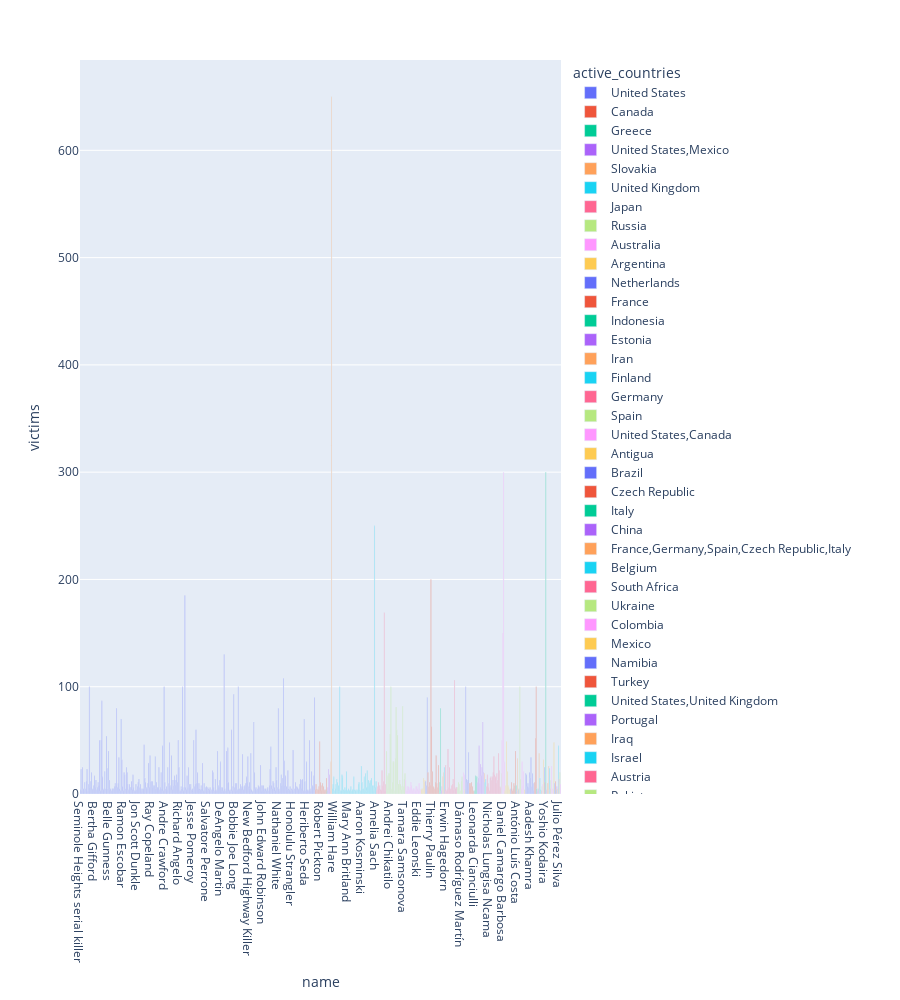

The code cell stored with this chart in its notebook:
### Code cell
px.bar(serial_killer,  y = 'victims', x = 'name', color = 'active_countries', height = 1000)

### Figure 1 — Plotly figure (JSON) as saved in the notebook; plotly's stock layout.template omitted (floating-point values rounded to 4 significant figures; data arrays with more than 128 entries replaced by an {"elided": "..."} marker saying what was removed)
{"data": [{"alignmentgroup": "True", "hoverlabel": {"namelength": 0}, "hovertemplate": "active_countries=United States<br>name=%{x}<br>victims=%{y}", "legendgroup": "United States", "marker": {"color": "#636efa"}, "name": "United States", "offsetgroup": "United States", "orientation": "v", "showlegend": true, "textposition": "auto", "type": "bar", "x": {"elided": "317 str values"}, "xaxis": "x", "y": {"elided": "317 int values"}, "yaxis": "y"}, {"alignmentgroup": "True", "hoverlabel": {"namelength": 0}, "hovertemplate": "active_countries=Canada<br>name=%{x}<br>victims=%{y}", "legendgroup": "Canada", "marker": {"color": "#EF553B"}, "name": "Canada", "offsetgroup": "Canada", "orientation": "v", "showlegend": true, "textposition": "auto", "type": "bar", "x": ["Léopold Dion", "William Patrick Fyfe", "Paul Bernardo", "John Martin Crawford", "Wayne Boden", "Russell Johnson", "Robert Pickton", "Clifford Olson", "Dellen Millard", "Bruce McArthur", "Gilbert Paul Jordan", "Allan Legere", "Cody Legebokoff", "Karla Homolka", "Peter Woodcock", "Elizabeth Wettlaufer"], "xaxis": "x", "y": [4, 9, 5, 4, 4, 7, 49, 11, 3, 8, 10, 7, 4, 3, 4, 15], "yaxis": "y"}, {"alignmentgroup": "True", "hoverlabel": {"namelength": 0}, "hovertemplate": "active_countries=Greece<br>name=%{x}<br>victims=%{y}", "legendgroup": "Greece", "marker": {"color": "#00cc96"}, "name": "Greece", "offsetgroup": "Greece", "orientation": "v", "showlegend": true, "textposition": "auto", "type": "bar", "x": ["Antonis Daglis"], "xaxis": "x", "y": [3], "yaxis": "y"}, {"alignmentgroup": "True", "hoverlabel": {"namelength": 0}, "hovertemplate": "active_countries=United States,Mexico<br>name=%{x}<br>victims=%{y}", "legendgroup": "United States,Mexico", "marker": {"color": "#ab63fa"}, "name": "United States,Mexico", "offsetgroup": "United States,Mexico", "orientation": "v", "showlegend": true, "textposition": "auto", "type": "bar", "x": ["Ricardo Caputo", "Adolfo Constanzo", "Ángel Maturino Reséndiz", "Sharon Kinne"], "xaxis": "x", "y": [6, 23, 18, 3], "yaxis": "y"}, {"alignmentgroup": "True", "hoverlabel": {"namelength": 0}, "hovertemplate": "active_countries=Slovakia<br>name=%{x}<br>victims=%{y}", "legendgroup": "Slovakia", "marker": {"color": "#FFA15A"}, "name": "Slovakia", "offsetgroup": "Slovakia", "orientation": "v", "showlegend": true, "textposition": "auto", "type": "bar", "x": ["Matej Curko", "Elizabeth Báthory"], "xaxis": "x", "y": [30, 650], "yaxis": "y"}, {"alignmentgroup": "True", "hoverlabel": {"namelength": 0}, "hovertemplate": "active_countries=United Kingdom<br>name=%{x}<br>victims=%{y}", "legendgroup": "United Kingdom", "marker": {"color": "#19d3f3"}, "name": "United Kingdom", "offsetgroup": "United Kingdom", "orientation": "v", "showlegend": true, "textposition": "auto", "type": "bar", "x": ["Steven Grieveson", "Anthony Hardy", "William Hare", "Trevor Hardy", "Archibald Hall", "John George Haigh", "Bradford murders", "Kenneth Erskine", "John Christie", "George Chapman", "Amelia Dyer", "Martin Dumollard", "John Duffy", "Robert Black", "Burke and Hare murders", "John Cooper", "Levi Bellfield", "Gordon Cummins", "Dale Cregan", "Mary Ann Cotton", "Peter Bryan", "Mary Ann Britland", "Ian Brady", "Joanna Dennehy", "Beverley Allitt", "Stephen Akinmurele", "Bible John", "Stephen Port", "Colin Norris", "Dennis Nilsen", "Donald Neilson", "Robert Napper", "Robert Maudsley", "John Duffy and David Mulcahy", "Peter Moore", "Peter Manuel", "Patrick Mackay", "Michael Lupo", "Robin Ligus", "Bruce George Peter Lee", "Aaron Kosminski", "Colin Ireland", "Myra Hindley", "Jack the Ripper", "George Joseph Smith", "Margaret Waters", "Graham Young", "Steve Wright", "Graham Young", "Catherine Wilson", "Fred West", "Rosemary West", "Annie Walters", "Peter Tobin", "Peter Sutcliffe", "Jack the Stripper", "John Straffen", "Angus Sinclair", "Harold Shipman", "Fredrick Demond Scott", "Amelia Sach"], "xaxis": "x", "y": [5, 9, 16, 3, 5, 9, 14, 11, 8, 3, 100, 3, 3, 18, 16, 4, 3, 6, 4, 21, 3, 3, 5, 3, 4, 7, 3, 4, 4, 16, 4, 3, 4, 3, 4, 9, 11, 4, 3, 26, 11, 5, 5, 16, 3, 19, 3, 22, 3, 7, 13, 10, 12, 13, 15, 8, 3, 8, 250, 6, 12], "yaxis": "y"}, {"alignmentgroup": "True", "hoverlabel": {"namelength": 0}, "hovertemplate": "active_countries=Japan<br>name=%{x}<br>victims=%{y}", "legendgroup": "Japan", "marker": {"color": "#FF6692"}, "name": "Japan", "offsetgroup": "Japan", "orientation": "v", "showlegend": true, "textposition": "auto", "type": "bar", "x": ["Hiroaki Hidaka", "Sataro Fukiage", "Seisaku Nakamura", "Akira Nishiguchi", "Kiyoshi Ōkubo", "Tsutomu Miyazaki", "Hiroshi Maeue", "Kiyotaka Katsuta", "Genzo Kurita", "Paraquat murders", "Miyuki Ishikawa", "Yukio Yamaji", "Zama Suicide Pact Slayings"], "xaxis": "x", "y": [4, 7, 11, 5, 8, 4, 3, 22, 8, 12, 169, 3, 9], "yaxis": "y"}, {"alignmentgroup": "True", "hoverlabel": {"namelength": 0}, "hovertemplate": "active_countries=Russia<br>name=%{x}<br>victims=%{y}", "legendgroup": "Russia", "marker": {"color": "#B6E880"}, "name": "Russia", "offsetgroup": "Russia", "orientation": "v", "showlegend": true, "textposition": "auto", "type": "bar", "x": ["Sergey Golovkin", "Boris Gusakov", "Irina Gaidamachuk", "Vadim Ershov", "Novosibirsk Serial Killer", "Andrei Chikatilo", "Nikolai Dzhumagaliev", "Anatoly Biryukov", "Alexander Bychkov", "Natalia Baksheev", "Dmitry Baksheev", "Valery Asratyan", "Vasili Komaroff", "Mikhail Popkov", "Alexander Pichushkin", "Gennady Mikhasevich", "Vladimir Mukhankin", "Sergei Martynov", "Vasiliy Kulik", "Anatoly Utkin", "Alexander Tchayka", "Aleksey Sukletin", "Alexander Spesivtsev", "Anatoly Slivko", "Tamara Samsonova", "Sergei Ryakhovsky"], "xaxis": "x", "y": [40, 5, 17, 19, 19, 56, 100, 5, 11, 30, 30, 3, 33, 81, 60, 55, 9, 9, 13, 9, 4, 7, 82, 7, 14, 19], "yaxis": "y"}, {"alignmentgroup": "True", "hoverlabel": {"namelength": 0}, "hovertemplate": "active_countries=Australia<br>name=%{x}<br>victims=%{y}", "legendgroup": "Australia", "marker": {"color": "#FF97FF"}, "name": "Australia", "offsetgroup": "Australia", "orientation": "v", "showlegend": true, "textposition": "auto", "type": "bar", "x": ["John Wayne Glover", "Matthew James Harris", "Paul Steven Haigh", "Caroline Grills", "Leonard Fraser", "Kathleen Folbigg", "Peter Dupas", "John Bunting", "Eric Edgar Cooke", "Gregory Brazel", "Paula Denyer", "Bandali Debs", "Claremont serial murders", "Martha Rendell", "Truro murders", "Ivan Milat", "William MacDonald", "Eddie Leonski", "Robert Wagner", "James Vlassakis", "Arnold Sodeman"], "xaxis": "x", "y": [13, 3, 7, 4, 7, 4, 6, 11, 8, 3, 5, 5, 3, 3, 7, 7, 5, 3, 10, 4, 4], "yaxis": "y"}, {"alignmentgroup": "True", "hoverlabel": {"namelength": 0}, "hovertemplate": "active_countries=Argentina<br>name=%{x}<br>victims=%{y}", "legendgroup": "Argentina", "marker": {"color": "#FECB52"}, "name": "Argentina", "offsetgroup": "Argentina", "orientation": "v", "showlegend": true, "textposition": "auto", "type": "bar", "x": ["Cayetano Santos Godino", "Walter Di Giusti", "Cayetano Domingo Grossi", "Florencio Fernández", "Robledo Puch", "Francisco Antonio Laureana"], "xaxis": "x", "y": [4, 5, 5, 15, 11, 13], "yaxis": "y"}, {"alignmentgroup": "True", "hoverlabel": {"namelength": 0}, "hovertemplate": "active_countries=Netherlands<br>name=%{x}<br>victims=%{y}", "legendgroup": "Netherlands", "marker": {"color": "#636efa"}, "name": "Netherlands", "offsetgroup": "Netherlands", "orientation": "v", "showlegend": true, "textposition": "auto", "type": "bar", "x": ["Koos Hertogs", "Willem van Eijk", "Maria Swanenburg"], "xaxis": "x", "y": [12, 8, 90], "yaxis": "y"}, {"alignmentgroup": "True", "hoverlabel": {"namelength": 0}, "hovertemplate": "active_countries=France<br>name=%{x}<br>victims=%{y}", "legendgroup": "France", "marker": {"color": "#EF553B"}, "name": "France", "offsetgroup": "France", "orientation": "v", "showlegend": true, "textposition": "auto", "type": "bar", "x": ["Francis Heaulme", "Guy Georges", "Michel Fourniret", "Pierre Chanal", "Gilles de Rais", "Marcel Petiot", "Thierry Paulin", "Émile Louis", "Celine Lesage", "Claude Lastennet", "Henri Désiré Landru", "Hélène Jégado", "Jeanne Weber", "Eugen Weidmann", "Joseph Vacher", "Issei Sagawa"], "xaxis": "x", "y": [20, 7, 11, 8, 200, 63, 21, 7, 6, 5, 11, 36, 10, 6, 27, 1], "yaxis": "y"}, {"alignmentgroup": "True", "hoverlabel": {"namelength": 0}, "hovertemplate": "active_countries=Indonesia<br>name=%{x}<br>victims=%{y}", "legendgroup": "Indonesia", "marker": {"color": "#00cc96"}, "name": "Indonesia", "offsetgroup": "Indonesia", "orientation": "v", "showlegend": true, "textposition": "auto", "type": "bar", "x": ["Verry Idham Henyansyah", "Ahmad Suradji"], "xaxis": "x", "y": [11, 80], "yaxis": "y"}, {"alignmentgroup": "True", "hoverlabel": {"namelength": 0}, "hovertemplate": "active_countries=Estonia<br>name=%{x}<br>victims=%{y}", "legendgroup": "Estonia", "marker": {"color": "#ab63fa"}, "name": "Estonia", "offsetgroup": "Estonia", "orientation": "v", "showlegend": true, "textposition": "auto", "type": "bar", "x": ["Johannes-Andreas Hanni", "Aleksandr Rubel"], "xaxis": "x", "y": [3, 7], "yaxis": "y"}, {"alignmentgroup": "True", "hoverlabel": {"namelength": 0}, "hovertemplate": "active_countries=Iran<br>name=%{x}<br>victims=%{y}", "legendgroup": "Iran", "marker": {"color": "#FFA15A"}, "name": "Iran", "offsetgroup": "Iran", "orientation": "v", "showlegend": true, "textposition": "auto", "type": "bar", "x": ["Saeed Hanaei", "Mohammed Bijeh"], "xaxis": "x", "y": [16, 20], "yaxis": "y"}, {"alignmentgroup": "True", "hoverlabel": {"namelength": 0}, "hovertemplate": "active_countries=Finland<br>name=%{x}<br>victims=%{y}", "legendgroup": "Finland", "marker": {"color": "#19d3f3"}, "name": "Finland", "offsetgroup": "Finland", "orientation": "v", "showlegend": true, "textposition": "auto", "type": "bar", "x": ["Matti Haapoja"], "xaxis": "x", "y": [25], "yaxis": "y"}, {"alignmentgroup": "True", "hoverlabel": {"namelength": 0}, "hovertemplate": "active_countries=Germany<br>name=%{x}<br>victims=%{y}", "legendgroup": "Germany", "marker": {"color": "#FF6692"}, "name": "Germany", "offsetgroup": "Germany", "orientation": "v", "showlegend": true, "textposition": "auto", "type": "bar", "x": ["Frank Gust", "Fritz Haarmann", "Erwin Hagedorn", "Jürgen Bartsch", "Karl Denke", "Norbert Poehlke", "Rudolf Pleil", "Heinrich Pommerenke", "Martin Ney", "Paul Ogorzow", "Peter Kürten", "Joachim Kroll", "Fritz Honka", "Niels Högel", "Elisabeth Wiese", "Friedrich Schumann", "Wolfgang Schmidt"], "xaxis": "x", "y": [4, 27, 3, 4, 42, 6, 25, 4, 5, 8, 9, 14, 4, 106, 5, 6, 6], "yaxis": "y"}, {"alignmentgroup": "True", "hoverlabel": {"namelength": 0}, "hovertemplate": "active_countries=Spain<br>name=%{x}<br>victims=%{y}", "legendgroup": "Spain", "marker": {"color": "#B6E880"}, "name": "Spain", "offsetgroup": "Spain", "orientation": "v", "showlegend": true, "textposition": "auto", "type": "bar", "x": ["Juan Díaz de Garayo", "Francisco García Escalero", "Gilberto Chamba", "Francisca Ballesteros", "Dámaso Rodríguez Martín", "Enriqueta Martí", "Jose Antonio Rodriguez Vega", "Gustavo Romero Tercero"], "xaxis": "x", "y": [6, 11, 9, 3, 3, 12, 16, 3], "yaxis": "y"}, {"alignmentgroup": "True", "hoverlabel": {"namelength": 0}, "hovertemplate": "active_countries=United States,Canada<br>name=%{x}<br>victims=%{y}", "legendgroup": "United States,Canada", "marker": {"color": "#FF97FF"}, "name": "United States,Canada", "offsetgroup": "United States,Canada", "orientation": "v", "showlegend": true, "textposition": "auto", "type": "bar", "x": ["Bobby Jack Fowler", "Michael Wayne McGray"], "xaxis": "x", "y": [20, 18], "yaxis": "y"}, {"alignmentgroup": "True", "hoverlabel": {"namelength": 0}, "hovertemplate": "active_countries=Antigua<br>name=%{x}<br>victims=%{y}", "legendgroup": "Antigua", "marker": {"color": "#FECB52"}, "name": "Antigua", "offsetgroup": "Antigua", "orientation": "v", "showlegend": true, "textposition": "auto", "type": "bar", "x": ["Delano Forbes"], "xaxis": "x", "y": [4], "yaxis": "y"}, {"alignmentgroup": "True", "hoverlabel": {"namelength": 0}, "hovertemplate": "active_countries=Brazil<br>name=%{x}<br>victims=%{y}", "legendgroup": "Brazil", "marker": {"color": "#636efa"}, "name": "Brazil", "offsetgroup": "Brazil", "orientation": "v", "showlegend": true, "textposition": "auto", "type": "bar", "x": ["Pedro Rodrigues Filho", "Marcelo Andrade", "Francisco de Assis Pereira", "Paturis Park murders", "Thiago Henrique Gomes da Rocha"], "xaxis": "x", "y": [100, 14, 11, 13, 39], "yaxis": "y"}, {"alignmentgroup": "True", "hoverlabel": {"namelength": 0}, "hovertemplate": "active_countries=Czech Republic<br>name=%{x}<br>victims=%{y}", "legendgroup": "Czech Republic", "marker": {"color": "#EF553B"}, "name": "Czech Republic", "offsetgroup": "Czech Republic", "orientation": "v", "showlegend": true, "textposition": "auto", "type": "bar", "x": ["Marie Fikáčková", "Hubert Pilčík", "Václav Mrázek", "Martin Lecián", "Ladislav Hojer", "Jiri Straka", "Miroslav Stehlik"], "xaxis": "x", "y": [10, 10, 7, 11, 7, 3, 2], "yaxis": "y"}, {"alignmentgroup": "True", "hoverlabel": {"namelength": 0}, "hovertemplate": "active_countries=Italy<br>name=%{x}<br>victims=%{y}", "legendgroup": "Italy", "marker": {"color": "#00cc96"}, "name": "Italy", "offsetgroup": "Italy", "orientation": "v", "showlegend": true, "textposition": "auto", "type": "bar", "x": ["Leonarda Cianciulli", "Donato Bilancia", "Pietro Pacciani", "Monster of Udine"], "xaxis": "x", "y": [3, 17, 16, 16], "yaxis": "y"}, {"alignmentgroup": "True", "hoverlabel": {"namelength": 0}, "hovertemplate": "active_countries=China<br>name=%{x}<br>victims=%{y}", "legendgroup": "China", "marker": {"color": "#ab63fa"}, "name": "China", "offsetgroup": "China", "orientation": "v", "showlegend": true, "textposition": "auto", "type": "bar", "x": ["Gao Chengyong", "Bai Baoshan", "Wang Qiang", "Zhou Kehua", "Zhang Jun", "Zhang Yongming", "Huang Yong", "Yang Xinhai", "Gong Runbo"], "xaxis": "x", "y": [11, 15, 45, 10, 28, 17, 25, 67, 20], "yaxis": "y"}, {"alignmentgroup": "True", "hoverlabel": {"namelength": 0}, "hovertemplate": "active_countries=France,Germany,Spain,Czech Republic,Italy<br>name=%{x}<br>victims=%{y}", "legendgroup": "France,Germany,Spain,Czech Republic,Italy", "marker": {"color": "#FFA15A"}, "name": "France,Germany,Spain,Czech Republic,Italy", "offsetgroup": "France,Germany,Spain,Czech Republic,Italy", "orientation": "v", "showlegend": true, "textposition": "auto", "type": "bar", "x": ["Volker Eckert"], "xaxis": "x", "y": [19], "yaxis": "y"}, {"alignmentgroup": "True", "hoverlabel": {"namelength": 0}, "hovertemplate": "active_countries=Belgium<br>name=%{x}<br>victims=%{y}", "legendgroup": "Belgium", "marker": {"color": "#19d3f3"}, "name": "Belgium", "offsetgroup": "Belgium", "orientation": "v", "showlegend": true, "textposition": "auto", "type": "bar", "x": ["Marc Dutroux", "András Pándy"], "xaxis": "x", "y": [11, 14], "yaxis": "y"}, {"alignmentgroup": "True", "hoverlabel": {"namelength": 0}, "hovertemplate": "active_countries=South Africa<br>name=%{x}<br>victims=%{y}", "legendgroup": "South Africa", "marker": {"color": "#FF6692"}, "name": "South Africa", "offsetgroup": "South Africa", "orientation": "v", "showlegend": true, "textposition": "auto", "type": "bar", "x": ["Sibusiso Duma", "Asande Baninzi", "David Randitsheni", "Nicholas Lungisa Ncama", "Daisy de Melker", "Elifasi Msomi", "Jack Mogale", "Johannes Mashiane", "Jimmy Maketta", "Bulelani Mabhayi", "Cedric Maake", "Christopher Mhlengwa Zikode", "Elias Xitavhudzi", "Stewart Wilken", "Sipho Thwala", "Thozamile Taki", "Moses Sithole", "Norman Afzal Simons", "Samuel Sidyno", "Khangayi Sedumedi"], "xaxis": "x", "y": [7, 18, 10, 6, 3, 15, 16, 13, 16, 20, 35, 18, 16, 10, 19, 13, 38, 22, 7, 6], "yaxis": "y"}, {"alignmentgroup": "True", "hoverlabel": {"namelength": 0}, "hovertemplate": "active_countries=Ukraine<br>name=%{x}<br>victims=%{y}", "legendgroup": "Ukraine", "marker": {"color": "#B6E880"}, "name": "Ukraine", "offsetgroup": "Ukraine", "orientation": "v", "showlegend": true, "textposition": "auto", "type": "bar", "x": ["Sergei Dovzhenko"], "xaxis": "x", "y": [19], "yaxis": "y"}, {"alignmentgroup": "True", "hoverlabel": {"namelength": 0}, "hovertemplate": "active_countries=Colombia<br>name=%{x}<br>victims=%{y}", "legendgroup": "Colombia", "marker": {"color": "#FF97FF"}, "name": "Colombia", "offsetgroup": "Colombia", "orientation": "v", "showlegend": true, "textposition": "auto", "type": "bar", "x": ["Manuel Octavio Bermúdez Estrada", "Daniel Camargo Barbosa", "Luis Garavito", "Luis Gregorio Ramírez Maestre"], "xaxis": "x", "y": [50, 150, 300, 30], "yaxis": "y"}, {"alignmentgroup": "True", "hoverlabel": {"namelength": 0}, "hovertemplate": "active_countries=Mexico<br>name=%{x}<br>victims=%{y}", "legendgroup": "Mexico", "marker": {"color": "#FECB52"}, "name": "Mexico", "offsetgroup": "Mexico", "orientation": "v", "showlegend": true, "textposition": "auto", "type": "bar", "x": ["Mario Alberto Sulú Canché", "José Luis Calva", "Juana Barraza", "Francisco Guerrero", "Daniel Audiel López Martínez", "Filiberto Hernández Martínez", "Raúl Osiel Marroquín Reyes", "Gabriel Garza Hoth"], "xaxis": "x", "y": [3, 8, 49, 21, 8, 6, 4, 3], "yaxis": "y"}, {"alignmentgroup": "True", "hoverlabel": {"namelength": 0}, "hovertemplate": "active_countries=Namibia<br>name=%{x}<br>victims=%{y}", "legendgroup": "Namibia", "marker": {"color": "#636efa"}, "name": "Namibia", "offsetgroup": "Namibia", "orientation": "v", "showlegend": true, "textposition": "auto", "type": "bar", "x": ["B1-Butcher"], "xaxis": "x", "y": [5], "yaxis": "y"}, {"alignmentgroup": "True", "hoverlabel": {"namelength": 0}, "hovertemplate": "active_countries=Turkey<br>name=%{x}<br>victims=%{y}", "legendgroup": "Turkey", "marker": {"color": "#EF553B"}, "name": "Turkey", "offsetgroup": "Turkey", "orientation": "v", "showlegend": true, "textposition": "auto", "type": "bar", "x": ["Adnan Çolak", "Özgür Dengiz", "Süleyman Aktaş", "Ali Kaya", "Hamdi Kayapınar", "Yavuz Yapıcıoğlu"], "xaxis": "x", "y": [11, 3, 5, 10, 8, 40], "yaxis": "y"}, {"alignmentgroup": "True", "hoverlabel": {"namelength": 0}, "hovertemplate": "active_countries=United States,United Kingdom<br>name=%{x}<br>victims=%{y}", "legendgroup": "United States,United Kingdom", "marker": {"color": "#00cc96"}, "name": "United States,United Kingdom", "offsetgroup": "United States,United Kingdom", "orientation": "v", "showlegend": true, "textposition": "auto", "type": "bar", "x": ["Thomas Neill Cream"], "xaxis": "x", "y": [8], "yaxis": "y"}, {"alignmentgroup": "True", "hoverlabel": {"namelength": 0}, "hovertemplate": "active_countries=Portugal<br>name=%{x}<br>victims=%{y}", "legendgroup": "Portugal", "marker": {"color": "#ab63fa"}, "name": "Portugal", "offsetgroup": "Portugal", "orientation": "v", "showlegend": true, "textposition": "auto", "type": "bar", "x": ["António Luís Costa"], "xaxis": "x", "y": [3], "yaxis": "y"}, {"alignmentgroup": "True", "hoverlabel": {"namelength": 0}, "hovertemplate": "active_countries=Iraq<br>name=%{x}<br>victims=%{y}", "legendgroup": "Iraq", "marker": {"color": "#FFA15A"}, "name": "Iraq", "offsetgroup": "Iraq", "orientation": "v", "showlegend": true, "textposition": "auto", "type": "bar", "x": ["Asghar the Murderer"], "xaxis": "x", "y": [33], "yaxis": "y"}, {"alignmentgroup": "True", "hoverlabel": {"namelength": 0}, "hovertemplate": "active_countries=Israel<br>name=%{x}<br>victims=%{y}", "legendgroup": "Israel", "marker": {"color": "#19d3f3"}, "name": "Israel", "offsetgroup": "Israel", "orientation": "v", "showlegend": true, "textposition": "auto", "type": "bar", "x": ["Nicolai Bonner"], "xaxis": "x", "y": [4], "yaxis": "y"}, {"alignmentgroup": "True", "hoverlabel": {"namelength": 0}, "hovertemplate": "active_countries=Austria<br>name=%{x}<br>victims=%{y}", "legendgroup": "Austria", "marker": {"color": "#FF6692"}, "name": "Austria", "offsetgroup": "Austria", "orientation": "v", "showlegend": true, "textposition": "auto", "type": "bar", "x": ["Elfriede Blauensteiner"], "xaxis": "x", "y": [5], "yaxis": "y"}, {"alignmentgroup": "True", "hoverlabel": {"namelength": 0}, "hovertemplate": "active_countries=Pakistan<br>name=%{x}<br>victims=%{y}", "legendgroup": "Pakistan", "marker": {"color": "#B6E880"}, "name": "Pakistan", "offsetgroup": "Pakistan", "orientation": "v", "showlegend": true, "textposition": "auto", "type": "bar", "x": ["Javed Iqbal", "Amir Qayyum"], "xaxis": "x", "y": [100, 14], "yaxis": "y"}, {"alignmentgroup": "True", "hoverlabel": {"namelength": 0}, "hovertemplate": "active_countries=Poland<br>name=%{x}<br>victims=%{y}", "legendgroup": "Poland", "marker": {"color": "#FF97FF"}, "name": "Poland", "offsetgroup": "Poland", "orientation": "v", "showlegend": true, "textposition": "auto", "type": "bar", "x": ["Joachim Knychała", "Władysław Mazurkiewicz", "Stanisław Modzelewski", "Zdzisław Marchwicki"], "xaxis": "x", "y": [5, 30, 8, 21], "yaxis": "y"}, {"alignmentgroup": "True", "hoverlabel": {"namelength": 0}, "hovertemplate": "active_countries=Hong Kong<br>name=%{x}<br>victims=%{y}", "legendgroup": "Hong Kong", "marker": {"color": "#FECB52"}, "name": "Hong Kong", "offsetgroup": "Hong Kong", "orientation": "v", "showlegend": true, "textposition": "auto", "type": "bar", "x": ["Lam Kor-wan", "Lam Kwok-wai"], "xaxis": "x", "y": [4, 3], "yaxis": "y"}, {"alignmentgroup": "True", "hoverlabel": {"namelength": 0}, "hovertemplate": "active_countries=India<br>name=%{x}<br>victims=%{y}", "legendgroup": "India", "marker": {"color": "#636efa"}, "name": "India", "offsetgroup": "India", "orientation": "v", "showlegend": true, "textposition": "auto", "type": "bar", "x": ["Noida serial murders", "Umesh Reddy", "Motta Navas", "Kaluwa Patel", "KD Kempamma", "Mohan Kumar", "Sunil Kumar", "Aadesh Khamra", "Ripper Jayanandan", "M. Jaishankar", "Akku Yadav", "Satish"], "xaxis": "x", "y": [19, 18, 7, 10, 6, 20, 15, 34, 7, 19, 3, 10], "yaxis": "y"}, {"alignmentgroup": "True", "hoverlabel": {"namelength": 0}, "hovertemplate": "active_countries=Russia,Ukraine<br>name=%{x}<br>victims=%{y}", "legendgroup": "Russia,Ukraine", "marker": {"color": "#EF553B"}, "name": "Russia,Ukraine", "offsetgroup": "Russia,Ukraine", "orientation": "v", "showlegend": true, "textposition": "auto", "type": "bar", "x": ["Bakhtiyor Matyakubov", "Anatoly Onoprienko", "Serhiy Tkach"], "xaxis": "x", "y": [11, 52, 100], "yaxis": "y"}, {"alignmentgroup": "True", "hoverlabel": {"namelength": 0}, "hovertemplate": "active_countries=Croatia<br>name=%{x}<br>victims=%{y}", "legendgroup": "Croatia", "marker": {"color": "#00cc96"}, "name": "Croatia", "offsetgroup": "Croatia", "orientation": "v", "showlegend": true, "textposition": "auto", "type": "bar", "x": ["Vinko Pintarić"], "xaxis": "x", "y": [5], "yaxis": "y"}, {"alignmentgroup": "True", "hoverlabel": {"namelength": 0}, "hovertemplate": "active_countries=Slovenia<br>name=%{x}<br>victims=%{y}", "legendgroup": "Slovenia", "marker": {"color": "#ab63fa"}, "name": "Slovenia", "offsetgroup": "Slovenia", "orientation": "v", "showlegend": true, "textposition": "auto", "type": "bar", "x": ["Silvo Plut", "Metod Trobec"], "xaxis": "x", "y": [3, 5], "yaxis": "y"}, {"alignmentgroup": "True", "hoverlabel": {"namelength": 0}, "hovertemplate": "active_countries=Latvia<br>name=%{x}<br>victims=%{y}", "legendgroup": "Latvia", "marker": {"color": "#FFA15A"}, "name": "Latvia", "offsetgroup": "Latvia", "orientation": "v", "showlegend": true, "textposition": "auto", "type": "bar", "x": ["Kaspars Petrovs"], "xaxis": "x", "y": [38], "yaxis": "y"}, {"alignmentgroup": "True", "hoverlabel": {"namelength": 0}, "hovertemplate": "active_countries=Denmark<br>name=%{x}<br>victims=%{y}", "legendgroup": "Denmark", "marker": {"color": "#19d3f3"}, "name": "Denmark", "offsetgroup": "Denmark", "orientation": "v", "showlegend": true, "textposition": "auto", "type": "bar", "x": ["Dagmar Overbye", "Peter Lundin"], "xaxis": "x", "y": [15, 4], "yaxis": "y"}, {"alignmentgroup": "True", "hoverlabel": {"namelength": 0}, "hovertemplate": "active_countries=Thailand<br>name=%{x}<br>victims=%{y}", "legendgroup": "Thailand", "marker": {"color": "#FF6692"}, "name": "Thailand", "offsetgroup": "Thailand", "orientation": "v", "showlegend": true, "textposition": "auto", "type": "bar", "x": ["Apichai Ongwisit"], "xaxis": "x", "y": [3], "yaxis": "y"}, {"alignmentgroup": "True", "hoverlabel": {"namelength": 0}, "hovertemplate": "active_countries=Cyprus<br>name=%{x}<br>victims=%{y}", "legendgroup": "Cyprus", "marker": {"color": "#B6E880"}, "name": "Cyprus", "offsetgroup": "Cyprus", "orientation": "v", "showlegend": true, "textposition": "auto", "type": "bar", "x": ["Nikos Metaxas"], "xaxis": "x", "y": [7], "yaxis": "y"}, {"alignmentgroup": "True", "hoverlabel": {"namelength": 0}, "hovertemplate": "active_countries=United States,Germany<br>name=%{x}<br>victims=%{y}", "legendgroup": "United States,Germany", "marker": {"color": "#FF97FF"}, "name": "United States,Germany", "offsetgroup": "United States,Germany", "orientation": "v", "showlegend": true, "textposition": "auto", "type": "bar", "x": ["David Edward Maust"], "xaxis": "x", "y": [9], "yaxis": "y"}, {"alignmentgroup": "True", "hoverlabel": {"namelength": 0}, "hovertemplate": "active_countries=Egypt<br>name=%{x}<br>victims=%{y}", "legendgroup": "Egypt", "marker": {"color": "#FECB52"}, "name": "Egypt", "offsetgroup": "Egypt", "orientation": "v", "showlegend": true, "textposition": "auto", "type": "bar", "x": ["Ramadan Abdel Rehim Mansour"], "xaxis": "x", "y": [32], "yaxis": "y"}, {"alignmentgroup": "True", "hoverlabel": {"namelength": 0}, "hovertemplate": "active_countries=Peru<br>name=%{x}<br>victims=%{y}", "legendgroup": "Peru", "marker": {"color": "#636efa"}, "name": "Peru", "offsetgroup": "Peru", "orientation": "v", "showlegend": true, "textposition": "auto", "type": "bar", "x": ["Pedro Pablo Nakada Ludeña"], "xaxis": "x", "y": [25], "yaxis": "y"}, {"alignmentgroup": "True", "hoverlabel": {"namelength": 0}, "hovertemplate": "active_countries=Japan,China<br>name=%{x}<br>victims=%{y}", "legendgroup": "Japan,China", "marker": {"color": "#EF553B"}, "name": "Japan,China", "offsetgroup": "Japan,China", "orientation": "v", "showlegend": true, "textposition": "auto", "type": "bar", "x": ["Yoshio Kodaira"], "xaxis": "x", "y": [11], "yaxis": "y"}, {"alignmentgroup": "True", "hoverlabel": {"namelength": 0}, "hovertemplate": "active_countries=Colombia,Peru<br>name=%{x}<br>victims=%{y}", "legendgroup": "Colombia,Peru", "marker": {"color": "#00cc96"}, "name": "Colombia,Peru", "offsetgroup": "Colombia,Peru", "orientation": "v", "showlegend": true, "textposition": "auto", "type": "bar", "x": ["Pedro López"], "xaxis": "x", "y": [300], "yaxis": "y"}, {"alignmentgroup": "True", "hoverlabel": {"namelength": 0}, "hovertemplate": "active_countries=Sweden<br>name=%{x}<br>victims=%{y}", "legendgroup": "Sweden", "marker": {"color": "#ab63fa"}, "name": "Sweden", "offsetgroup": "Sweden", "orientation": "v", "showlegend": true, "textposition": "auto", "type": "bar", "x": ["John Ingvar Lövgren"], "xaxis": "x", "y": [4], "yaxis": "y"}, {"alignmentgroup": "True", "hoverlabel": {"namelength": 0}, "hovertemplate": "active_countries=South Korea<br>name=%{x}<br>victims=%{y}", "legendgroup": "South Korea", "marker": {"color": "#FFA15A"}, "name": "South Korea", "offsetgroup": "South Korea", "orientation": "v", "showlegend": true, "textposition": "auto", "type": "bar", "x": ["Hwaseong serial murders", "Kang Ho-sun", "Yoo Young-chul"], "xaxis": "x", "y": [10, 10, 26], "yaxis": "y"}, {"alignmentgroup": "True", "hoverlabel": {"namelength": 0}, "hovertemplate": "active_countries=Hungary<br>name=%{x}<br>victims=%{y}", "legendgroup": "Hungary", "marker": {"color": "#19d3f3"}, "name": "Hungary", "offsetgroup": "Hungary", "orientation": "v", "showlegend": true, "textposition": "auto", "type": "bar", "x": ["Béla Kiss"], "xaxis": "x", "y": [24], "yaxis": "y"}, {"alignmentgroup": "True", "hoverlabel": {"namelength": 0}, "hovertemplate": "active_countries=Panama<br>name=%{x}<br>victims=%{y}", "legendgroup": "Panama", "marker": {"color": "#FF6692"}, "name": "Panama", "offsetgroup": "Panama", "orientation": "v", "showlegend": true, "textposition": "auto", "type": "bar", "x": ["William Dathan Holbert"], "xaxis": "x", "y": [5], "yaxis": "y"}, {"alignmentgroup": "True", "hoverlabel": {"namelength": 0}, "hovertemplate": "active_countries=France,India,Turkey,Greece,Afghanistan,Thailand<br>name=%{x}<br>victims=%{y}", "legendgroup": "France,India,Turkey,Greece,Afghanistan,Thailand", "marker": {"color": "#B6E880"}, "name": "France,India,Turkey,Greece,Afghanistan,Thailand", "offsetgroup": "France,India,Turkey,Greece,Afghanistan,Thailand", "orientation": "v", "showlegend": true, "textposition": "auto", "type": "bar", "x": ["Charles Sobhraj"], "xaxis": "x", "y": [13], "yaxis": "y"}, {"alignmentgroup": "True", "hoverlabel": {"namelength": 0}, "hovertemplate": "active_countries=Romania<br>name=%{x}<br>victims=%{y}", "legendgroup": "Romania", "marker": {"color": "#FF97FF"}, "name": "Romania", "offsetgroup": "Romania", "orientation": "v", "showlegend": true, "textposition": "auto", "type": "bar", "x": ["Vasile Tcaciuc", "Romulus Vereș", "Ion Rîmaru"], "xaxis": "x", "y": [26, 5, 4], "yaxis": "y"}, {"alignmentgroup": "True", "hoverlabel": {"namelength": 0}, "hovertemplate": "active_countries=France,Spain,Italy<br>name=%{x}<br>victims=%{y}", "legendgroup": "France,Spain,Italy", "marker": {"color": "#FECB52"}, "name": "France,Spain,Italy", "offsetgroup": "France,Spain,Italy", "orientation": "v", "showlegend": true, "textposition": "auto", "type": "bar", "x": ["Manuel Delgado Villegas"], "xaxis": "x", "y": [48], "yaxis": "y"}, {"alignmentgroup": "True", "hoverlabel": {"namelength": 0}, "hovertemplate": "active_countries=Venezuela<br>name=%{x}<br>victims=%{y}", "legendgroup": "Venezuela", "marker": {"color": "#636efa"}, "name": "Venezuela", "offsetgroup": "Venezuela", "orientation": "v", "showlegend": true, "textposition": "auto", "type": "bar", "x": ["Dorangel Vargas"], "xaxis": "x", "y": [10], "yaxis": "y"}, {"alignmentgroup": "True", "hoverlabel": {"namelength": 0}, "hovertemplate": "active_countries=United States,Czech Republic,Austria<br>name=%{x}<br>victims=%{y}", "legendgroup": "United States,Czech Republic,Austria", "marker": {"color": "#EF553B"}, "name": "United States,Czech Republic,Austria", "offsetgroup": "United States,Czech Republic,Austria", "orientation": "v", "showlegend": true, "textposition": "auto", "type": "bar", "x": ["Jack Unterweger"], "xaxis": "x", "y": [12], "yaxis": "y"}, {"alignmentgroup": "True", "hoverlabel": {"namelength": 0}, "hovertemplate": "active_countries=North Macedonia<br>name=%{x}<br>victims=%{y}", "legendgroup": "North Macedonia", "marker": {"color": "#00cc96"}, "name": "North Macedonia", "offsetgroup": "North Macedonia", "orientation": "v", "showlegend": true, "textposition": "auto", "type": "bar", "x": ["Vlado Taneski"], "xaxis": "x", "y": [4], "yaxis": "y"}, {"alignmentgroup": "True", "hoverlabel": {"namelength": 0}, "hovertemplate": "active_countries=France,Italy<br>name=%{x}<br>victims=%{y}", "legendgroup": "France,Italy", "marker": {"color": "#ab63fa"}, "name": "France,Italy", "offsetgroup": "France,Italy", "orientation": "v", "showlegend": true, "textposition": "auto", "type": "bar", "x": ["Roberto Succo"], "xaxis": "x", "y": [7], "yaxis": "y"}, {"alignmentgroup": "True", "hoverlabel": {"namelength": 0}, "hovertemplate": "active_countries=Czech Republic,Slovakia<br>name=%{x}<br>victims=%{y}", "legendgroup": "Czech Republic,Slovakia", "marker": {"color": "#FFA15A"}, "name": "Czech Republic,Slovakia", "offsetgroup": "Czech Republic,Slovakia", "orientation": "v", "showlegend": true, "textposition": "auto", "type": "bar", "x": ["Jozef Slovák"], "xaxis": "x", "y": [5], "yaxis": "y"}, {"alignmentgroup": "True", "hoverlabel": {"namelength": 0}, "hovertemplate": "active_countries=Swaziland<br>name=%{x}<br>victims=%{y}", "legendgroup": "Swaziland", "marker": {"color": "#19d3f3"}, "name": "Swaziland", "offsetgroup": "Swaziland", "orientation": "v", "showlegend": true, "textposition": "auto", "type": "bar", "x": ["David Thabo Simelane"], "xaxis": "x", "y": [45], "yaxis": "y"}, {"alignmentgroup": "True", "hoverlabel": {"namelength": 0}, "hovertemplate": "active_countries=Chile<br>name=%{x}<br>victims=%{y}", "legendgroup": "Chile", "marker": {"color": "#FF6692"}, "name": "Chile", "offsetgroup": "Chile", "orientation": "v", "showlegend": true, "textposition": "auto", "type": "bar", "x": ["Julio Pérez Silva"], "xaxis": "x", "y": [14], "yaxis": "y"}, {"alignmentgroup": "True", "hoverlabel": {"namelength": 0}, "hovertemplate": "active_countries=Afghanistan<br>name=%{x}<br>victims=%{y}", "legendgroup": "Afghanistan", "marker": {"color": "#B6E880"}, "name": "Afghanistan", "offsetgroup": "Afghanistan", "orientation": "v", "showlegend": true, "textposition": "auto", "type": "bar", "x": ["Abdullah Shah"], "xaxis": "x", "y": [20], "yaxis": "y"}, {"alignmentgroup": "True", "hoverlabel": {"namelength": 0}, "hovertemplate": "active_countries=Germany,Slovakia<br>name=%{x}<br>victims=%{y}", "legendgroup": "Germany,Slovakia", "marker": {"color": "#FF97FF"}, "name": "Germany,Slovakia", "offsetgroup": "Germany,Slovakia", "orientation": "v", "showlegend": true, "textposition": "auto", "type": "bar", "x": ["Ondrej Rigo"], "xaxis": "x", "y": [9], "yaxis": "y"}], "layout": {"barmode": "relative", "height": 1000, "legend": {"title": {"text": "active_countries"}, "tracegroupgap": 0}, "margin": {"t": 60}, "xaxis": {"anchor": "y", "domain": [0, 1], "title": {"text": "name"}}, "yaxis": {"anchor": "x", "domain": [0, 1], "title": {"text": "victims"}}}}
